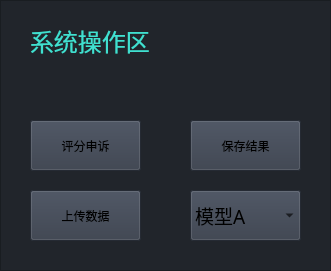
                      <widget class="QFrame" name="operationarea">
                       <property name="geometry">
                        <rect>
                         <x>1130</x>
                         <y>520</y>
                         <width>331</width>
                         <height>271</height>
                        </rect>
                       </property>
                       <property name="styleSheet">
                        <string notr="true">background:rgb(33, 37, 43);
font: 14pt &quot;黑体&quot;;</string>
                       </property>
                       <property name="frameShape">
                        <enum>QFrame::StyledPanel</enum>
                       </property>
                       <property name="frameShadow">
                        <enum>QFrame::Raised</enum>
                       </property>
                       <widget class="QPushButton" name="Button_appeal">
                        <property name="geometry">
                         <rect>
                          <x>30</x>
                          <y>120</y>
                          <width>111</width>
                          <height>51</height>
                         </rect>
                        </property>
                        <property name="styleSheet">
                         <string notr="true">background-color: rgb(52, 59, 72);
font: 12pt &quot;黑体&quot;;</string>
                        </property>
                        <property name="text">
                         <string>评分申诉</string>
                        </property>
                        <property name="icon">
                         <iconset resource="resources.qrc">
                          <normaloff>:/icons/images/icons/cil-heart.png</normaloff>:/icons/images/icons/cil-heart.png</iconset>
                        </property>
                       </widget>
                       <widget class="QPushButton" name="Button_saveres">
                        <property name="geometry">
                         <rect>
                          <x>190</x>
                          <y>120</y>
                          <width>111</width>
                          <height>51</height>
                         </rect>
                        </property>
                        <property name="styleSheet">
                         <string notr="true">background-color: rgb(52, 59, 72);
font: 12pt &quot;黑体&quot;;</string>
                        </property>
                        <property name="text">
                         <string>保存结果</string>
                        </property>
                        <property name="icon">
                         <iconset resource="resources.qrc">
                          <normaloff>:/icons/images/icons/cil-heart.png</normaloff>:/icons/images/icons/cil-heart.png</iconset>
                        </property>
                       </widget>
                       <widget class="QPushButton" name="Button_upload">
                        <property name="geometry">
                         <rect>
                          <x>30</x>
                          <y>190</y>
                          <width>111</width>
                          <height>51</height>
                         </rect>
                        </property>
                        <property name="styleSheet">
                         <string notr="true">background-color: rgb(52, 59, 72);
font: 12pt &quot;黑体&quot;;</string>
                        </property>
                        <property name="text">
                         <string>上传数据</string>
                        </property>
                        <property name="icon">
                         <iconset resource="resources.qrc">
                          <normaloff>:/icons/images/icons/cil-heart.png</normaloff>:/icons/images/icons/cil-heart.png</iconset>
                        </property>
                       </widget>
                       <widget class="QComboBox" name="comboBox_choosemodel">
                        <property name="geometry">
                         <rect>
                          <x>190</x>
                          <y>190</y>
                          <width>111</width>
                          <height>51</height>
                         </rect>
                        </property>
                        <property name="font">
                         <font>
                          <family>黑体</family>
                          <pointsize>14</pointsize>
                          <italic>false</italic>
                          <bold>false</bold>
                         </font>
                        </property>
                        <property name="autoFillBackground">
                         <bool>false</bool>
                        </property>
                        <property name="styleSheet">
                         <string notr="true">background-color: rgb(52, 59, 72);</string>
                        </property>
                        <property name="iconSize">
                         <size>
                          <width>16</width>
                          <height>16</height>
                         </size>
                        </property>
                        <property name="frame">
                         <bool>true</bool>
                        </property>
                        <item>
                         <property name="text">
                          <string>模型A</string>
                         </property>
                        </item>
                        <item>
                         <property name="text">
                          <string>模型B</string>
                         </property>
                        </item>
                        <item>
                         <property name="text">
                          <string>模型C</string>
                         </property>
                        </item>
                       </widget>
                       <widget class="QLabel" name="operation_title">
                        <property name="geometry">
                         <rect>
                          <x>30</x>
                          <y>10</y>
                          <width>171</width>
                          <height>61</height>
                         </rect>
                        </property>
                        <property name="text">
                         <string>&lt;html&gt;&lt;head/&gt;&lt;body&gt;&lt;p&gt;&lt;span style=&quot; font-size:18pt; color:#40e0d0;&quot;&gt;系统操作区&lt;/span&gt;&lt;/p&gt;&lt;/body&gt;&lt;/html&gt;</string>
                        </property>
                        <property name="textFormat">
                         <enum>Qt::AutoText</enum>
                        </property>
                       </widget>
                      </widget>
